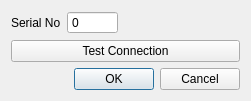
<?xml version="1.0" encoding="UTF-8"?>
<ui version="4.0">
 <class>IOBoardConfigDialog</class>
 <widget class="QDialog" name="IOBoardConfigDialog">
  <property name="geometry">
   <rect>
    <x>0</x>
    <y>0</y>
    <width>251</width>
    <height>89</height>
   </rect>
  </property>
  <property name="windowTitle">
   <string>IO Board Settings</string>
  </property>
  <layout class="QVBoxLayout" name="verticalLayout">
   <item>
    <layout class="QFormLayout" name="formLayout">
     <property name="fieldGrowthPolicy">
      <enum>QFormLayout::ExpandingFieldsGrow</enum>
     </property>
     <item row="0" column="0">
      <widget class="QLabel" name="serialNoLabel">
       <property name="text">
        <string>Serial No</string>
       </property>
      </widget>
     </item>
     <item row="0" column="1">
      <widget class="QSpinBox" name="serialNoSpinBox">
       <property name="toolTip">
        <string>Serial number of LabJack device</string>
       </property>
       <property name="buttonSymbols">
        <enum>QAbstractSpinBox::NoButtons</enum>
       </property>
       <property name="keyboardTracking">
        <bool>true</bool>
       </property>
       <property name="maximum">
        <number>2147483647</number>
       </property>
       <property name="singleStep">
        <number>0</number>
       </property>
       <property name="value">
        <number>0</number>
       </property>
      </widget>
     </item>
     <item row="1" column="0" colspan="2">
      <widget class="QPushButton" name="testConnectionButton">
       <property name="text">
        <string>Test Connection</string>
       </property>
      </widget>
     </item>
    </layout>
   </item>
   <item>
    <widget class="QDialogButtonBox" name="buttonBox">
     <property name="orientation">
      <enum>Qt::Horizontal</enum>
     </property>
     <property name="standardButtons">
      <set>QDialogButtonBox::Cancel|QDialogButtonBox::Ok</set>
     </property>
    </widget>
   </item>
  </layout>
 </widget>
 <resources/>
 <connections>
  <connection>
   <sender>buttonBox</sender>
   <signal>accepted()</signal>
   <receiver>IOBoardConfigDialog</receiver>
   <slot>accept()</slot>
   <hints>
    <hint type="sourcelabel">
     <x>248</x>
     <y>254</y>
    </hint>
    <hint type="destinationlabel">
     <x>157</x>
     <y>274</y>
    </hint>
   </hints>
  </connection>
  <connection>
   <sender>buttonBox</sender>
   <signal>rejected()</signal>
   <receiver>IOBoardConfigDialog</receiver>
   <slot>reject()</slot>
   <hints>
    <hint type="sourcelabel">
     <x>316</x>
     <y>260</y>
    </hint>
    <hint type="destinationlabel">
     <x>286</x>
     <y>274</y>
    </hint>
   </hints>
  </connection>
 </connections>
</ui>
